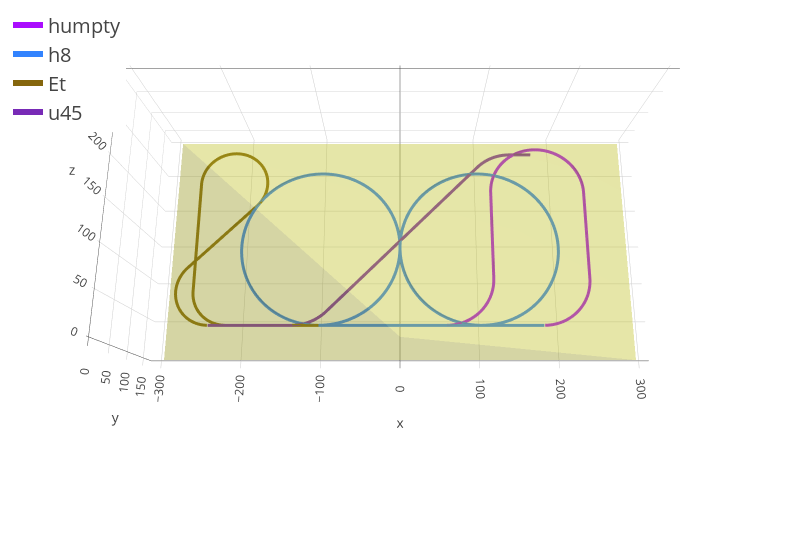

Here is the notebook cell this chart was saved with:
### Code cell
from flightplotting.plots import plotdtw

fig = plotdtw(template, sched.manoeuvres[5:9])

fig.update_layout(width=800)
fig.add_traces(boxtrace())
fig.show()

### Figure 1 — Plotly figure (JSON) as saved in the notebook; plotly's stock layout.template omitted (floating-point values rounded to 4 significant figures; data arrays with more than 128 entries replaced by an {"elided": "..."} marker saying what was removed)
{"data": [{"facecolor": {"elided": "1326 str values"}, "i": {"elided": "1326 int values"}, "intensitymode": "cell", "j": {"elided": "1326 int values"}, "k": {"elided": "1326 int values"}, "name": "humpty", "type": "mesh3d", "x": {"elided": "1328 float values"}, "y": {"elided": "1328 float values"}, "z": {"elided": "1328 float values"}}, {"line": {"color": "#AA0DFE", "width": 6}, "mode": "lines", "name": "humpty", "type": "scatter3d", "x": {"elided": "664 float values"}, "y": {"elided": "664 float values"}, "z": {"elided": "664 float values"}}, {"facecolor": {"elided": "3146 str values"}, "i": {"elided": "3146 int values"}, "intensitymode": "cell", "j": {"elided": "3146 int values"}, "k": {"elided": "3146 int values"}, "name": "h8", "type": "mesh3d", "x": {"elided": "3148 float values"}, "y": {"elided": "3148 float values"}, "z": {"elided": "3148 float values"}}, {"line": {"color": "#3283FE", "width": 6}, "mode": "lines", "name": "h8", "type": "scatter3d", "x": {"elided": "1574 float values"}, "y": {"elided": "1574 float values"}, "z": {"elided": "1574 float values"}}, {"facecolor": {"elided": "1428 str values"}, "i": {"elided": "1428 int values"}, "intensitymode": "cell", "j": {"elided": "1428 int values"}, "k": {"elided": "1428 int values"}, "name": "Et", "type": "mesh3d", "x": {"elided": "1430 float values"}, "y": {"elided": "1430 float values"}, "z": {"elided": "1430 float values"}}, {"line": {"color": "#85660D", "width": 6}, "mode": "lines", "name": "Et", "type": "scatter3d", "x": {"elided": "715 float values"}, "y": {"elided": "715 float values"}, "z": {"elided": "715 float values"}}, {"facecolor": {"elided": "988 str values"}, "i": {"elided": "988 int values"}, "intensitymode": "cell", "j": {"elided": "988 int values"}, "k": {"elided": "988 int values"}, "name": "u45", "type": "mesh3d", "x": {"elided": "990 float values"}, "y": {"elided": "990 float values"}, "z": {"elided": "990 float values"}}, {"line": {"color": "#782AB6", "width": 6}, "mode": "lines", "name": "u45", "type": "scatter3d", "x": {"elided": "495 float values"}, "y": {"elided": "495 float values"}, "z": {"elided": "495 float values"}}, {"i": [0, 0, 0, 0, 0], "j": [1, 2, 1, 3, 4], "k": [2, 3, 4, 6, 6], "opacity": 0.4, "type": "mesh3d", "x": [0, 294.4, 0, -294.4, 294.4, 0, -294.4], "y": [0, 170, 170, 170, 170, 170, 170], "z": [0, 0, 0, 0, 294.4, 294.4, 294.4]}], "layout": {"width": 800}}
